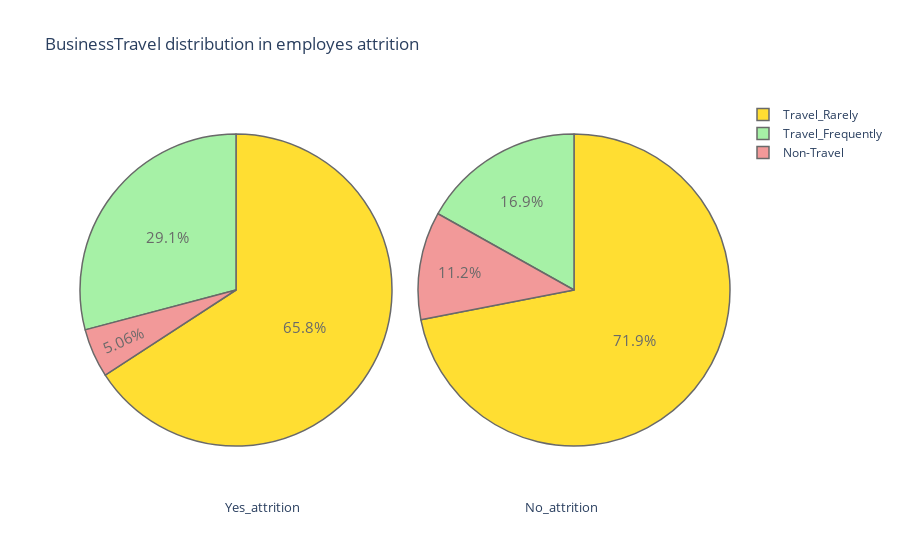
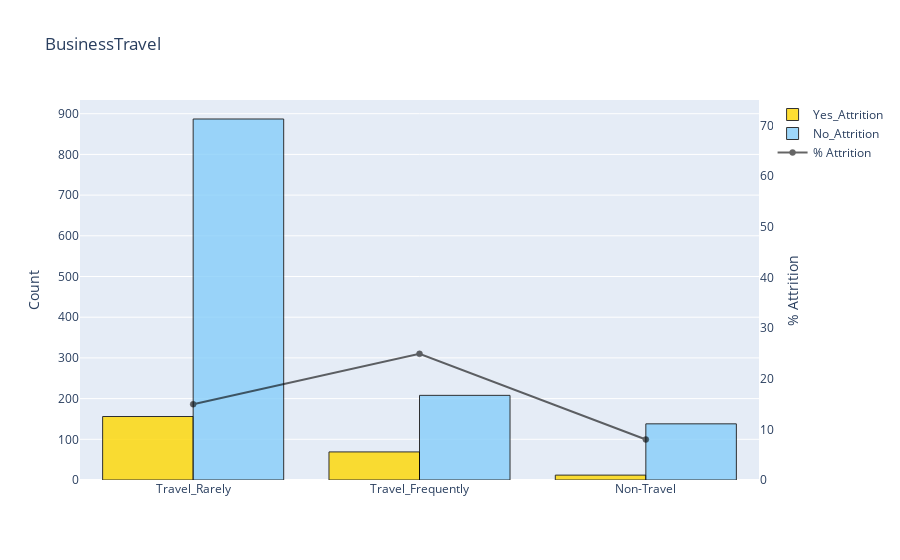

Write notebook code for charts like these, in order.
### Markdown cell above
## How Is Attrition Affected by business travels?

### Code cell
plot_pie('BusinessTravel')
barplot('BusinessTravel', False)

### Figure 1 — Plotly figure (JSON) as saved in the notebook; plotly's stock layout.template omitted (floating-point values rounded to 4 significant figures)
{"data": [{"domain": {"x": [0, 0.48]}, "hoverinfo": "label+percent+name", "labels": ["Travel_Rarely", "Travel_Frequently", "Non-Travel"], "marker": {"colors": ["gold", "lightgreen", "lightcoral", "lightskyblue", "lightgrey", "orange", "white", "lightpink"], "line": {"width": 1.5}}, "name": "attrition employes", "opacity": 0.8, "textfont": {"size": 15}, "type": "pie", "values": [156, 69, 12]}, {"domain": {"x": [0.52, 1]}, "hoverinfo": "label+percent+name", "labels": ["Travel_Rarely", "Travel_Frequently", "Non-Travel"], "marker": {"colors": ["gold", "lightgreen", "lightcoral", "lightskyblue", "lightgrey", "orange", "white", "lightpink"], "line": {"width": 1.5}}, "name": "Non attrition employes", "opacity": 0.8, "textfont": {"size": 15}, "type": "pie", "values": [887, 208, 138]}], "layout": {"annotations": [{"font": {"size": 13}, "showarrow": false, "text": "Yes_attrition", "x": 0.22, "y": -0.1}, {"font": {"size": 13}, "showarrow": false, "text": "No_attrition", "x": 0.8, "y": -0.1}], "title": {"text": "BusinessTravel distribution in employes attrition "}}}

### Figure 2 — Plotly figure (JSON) as saved in the notebook; plotly's stock layout.template omitted (floating-point values rounded to 4 significant figures)
{"data": [{"marker": {"color": "gold", "line": {"color": "#000000", "width": 1}}, "name": "Yes_Attrition", "opacity": 0.8, "type": "bar", "x": ["Travel_Rarely", "Travel_Frequently", "Non-Travel"], "y": [156, 69, 12]}, {"marker": {"color": "lightskyblue", "line": {"color": "#000000", "width": 1}}, "name": "No_Attrition", "opacity": 0.8, "type": "bar", "x": ["Travel_Rarely", "Travel_Frequently", "Non-Travel"], "y": [887, 208, 138]}, {"marker": {"color": "black", "line": {"color": "#000000", "width": 0.5}}, "name": "% Attrition", "opacity": 0.6, "type": "scatter", "x": ["Non-Travel", "Travel_Frequently", "Travel_Rarely"], "y": [8, 24.91, 14.96], "yaxis": "y2"}], "layout": {"title": {"text": "BusinessTravel"}, "yaxis": {"title": {"text": "Count"}}, "yaxis2": {"anchor": "x", "overlaying": "y", "range": [0, 75], "showgrid": false, "side": "right", "title": {"text": "% Attrition"}, "zeroline": false}}}
